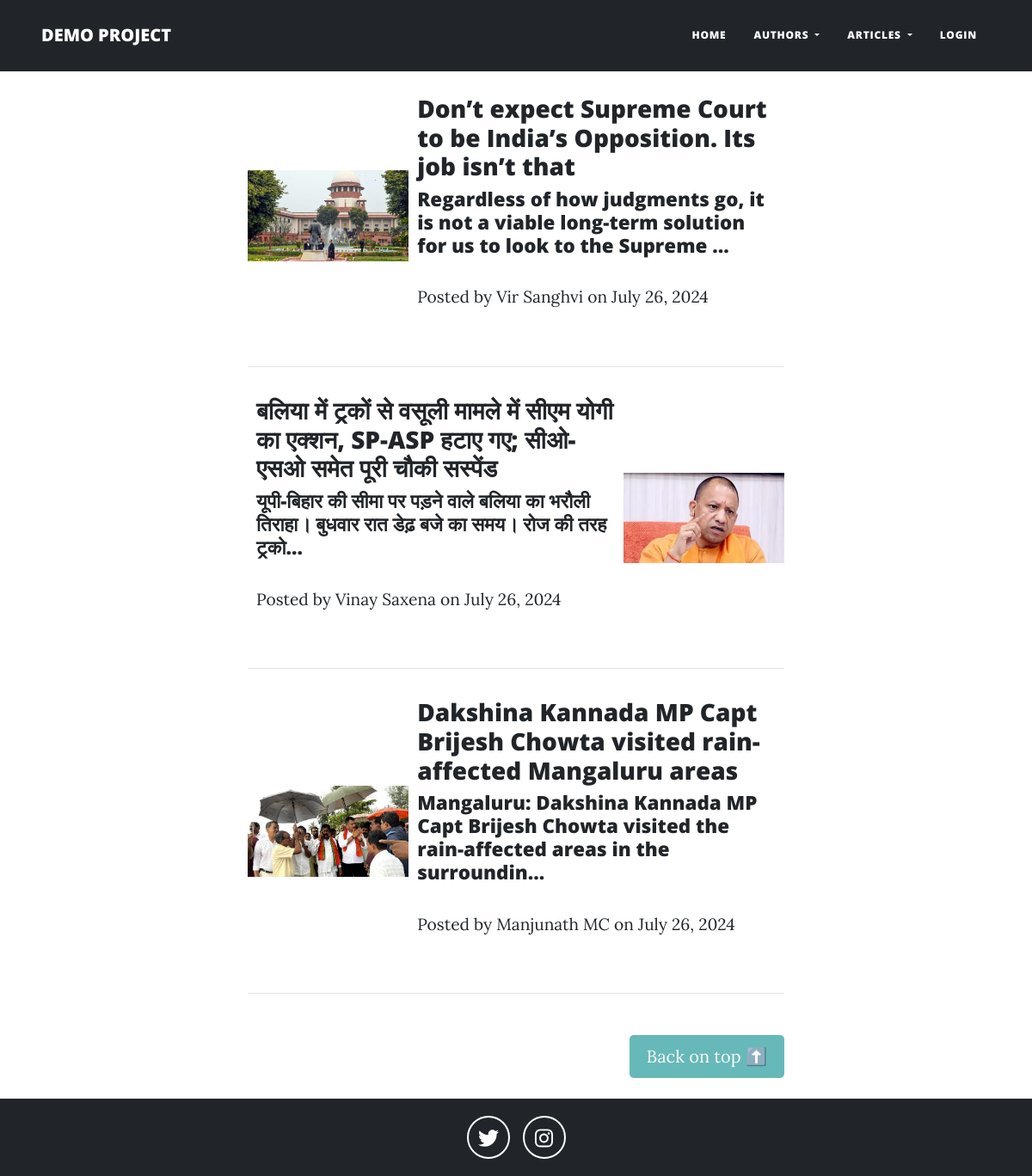
The page / on the database its author committed.
### accounts/models.py (models this page shows, shortened)
class Article(models.Model):
    author_name=models.ForeignKey(Authors,on_delete=models.CASCADE) #ManyToOne,(many articles mapped to one author)
    article_name=models.CharField(max_length=100)
    article_photo=models.ImageField(upload_to='uploads/')
    article_body=models.TextField(max_length=10020)
    published_at=models.DateField(auto_now_add=True)

class Authors(models.Model):
    name=models.CharField(max_length=100,unique=True)
    details=models.TextField(max_length=2002)
    def __str__(self):
        return self.name

### accounts/views.py (the view)
# urls.py: 2. Add a URL to urlpatterns:  path('', views.home, name='home')
def home(request):
    articles = Article.objects.all().order_by('-published_at')
    return render(request, "home.html", {'articles': articles})

### accounts/templates/home.html (shortened to what this page needs)
{% extends 'base.html' %}
{% load static %}
{% block content %}
    <div class="container px-4 px-lg-5">
        <div class="row gx-4 gx-lg-5 justify-content-center">
            <div class="col-md-10 col-lg-8 col-xl-7">
                {% for article in articles %}
                    <div class="post-preview d-flex {% if forloop.counter0|divisibleby:2 %}flex-row{% else %}flex-row-reverse{% endif %}">
                        {% if article.article_photo %}
                            <div class="post-image">
                                <img src="{{ article.article_photo.url }}" alt="{{ article.article_name }}">
                            </div>
                        {% endif %}
                        <div class="post-content">
                            <a href="{% url 'article_detail' article.id %}">
                                <h2 class="post-title">{{ article.article_name }}</h2>
                                <h3 class="post-subtitle">{{ article.article_body|slice:":100" }}...</h3>
                            </a>
                            <p class="post-meta">
                                Posted by {{ article.author_name }} on {{ article.published_at|date:"F j, Y" }}
                            </p>
                        </div>
                    </div>
                    <hr class="my-4" />
                {% endfor %}
                <div class="d-flex justify-content-end mb-4">
                    <a href="#" style="background-color: rgb(103, 185, 185); color: white; padding: 10px 20px; text-decoration: none; border-radius: 5px;">Back on top ⬆️</a>
                </div>
            </div>
        </div>
    </div>
{% endblock %}

### accounts/templates/base.html (shortened to what this page needs)
{% load static %}
<!DOCTYPE html>
<html lang="en">
<head>
    <link href="{% static 'css/styles.css' %}" rel="stylesheet" />
</head>
<body>
    <nav class="navbar navbar-expand-sm bg-dark navbar-dark" id="mainNav">
        <div class="container px-4 px-lg-5">
            <a class="navbar-brand" href="{% url 'home' %}">DEMO PROJECT</a>
            <div class="collapse navbar-collapse" id="navbarResponsive">
                <ul class="navbar-nav ms-auto py-4 py-lg-0">
                    <li class="nav-item"><a class="nav-link px-lg-3 py-3 py-lg-4" href="{% url 'home' %}">Home</a></li>
                    <li class="nav-item dropdown">
                        <a class="nav-link dropdown-toggle px-lg-3 py-3 py-lg-4" href="#" id="navbarDropdown" role="button" data-bs-toggle="dropdown" aria-expanded="false">
                          Authors
                        </a>
                    </li>
                    <li class="nav-item dropdown">
                        <a class="nav-link dropdown-toggle px-lg-3 py-3 py-lg-4" href="#" id="navbarDropdown" role="button" data-bs-toggle="dropdown" aria-expanded="false">
                          Articles
                        </a>
                    </li>
                    {% if user.is_authenticated %}
                        <li class="nav-item">
                            <a class="nav-link px-lg-3 py-3 py-lg-4" href="{% url 'logout' %}">Logout</a>
                        </li>
                    {% else %}
                        <li class="nav-item">
                            <a class="nav-link px-lg-3 py-3 py-lg-4" href="{% url 'login' %}">Login</a>
                        </li>
                    {% endif %}
                </ul>
            </div>
        </div>
    </nav>
    <div class="content">
        {% block content %}
        {% endblock %}
    </div>
    <footer class="footer bg-dark">
        <div class="container">
            <div class="social-icons">
                <a href="https://twitter.com/thedivsharma" target="_blank">
                    <i class="fab fa-twitter"></i>
                </a>
                <a href="https://instagram.com/thedivsharma" target="_blank">
                    <i class="fab fa-instagram"></i>
                </a>
            </div>
        </div>
    </footer>
</body>
</html>

### accounts/templates/base.html (style rules this page uses)
html, body { height: 100%; margin: 0; }
body { display: flex; flex-direction: column; min-height: 100vh; }
.content { flex: 1; }
.footer { padding: 20px 0; color: white; background-color: #343a40; margin-top: auto; }
.social-icons { display: flex; justify-content: center; gap: 15px; }
.social-icons a { display: inline-block; width: 50px; height: 50px; line-height: 50px; border-radius: 50%; background-color: transparent; border: 2px solid white; color: white; text-align: center; font-size: 24px; transition: background-color 0.3s, color 0.3s; }
.navbar-dark .navbar-nav .nav-link, .navbar-dark .navbar-nav .dropdown-toggle, .navbar-dark .navbar-brand { color: white !important; }

### accounts/templates/home.html (style rules this page uses)
.container { max-width: 1200px; }
.post-preview { margin-bottom: 20px; align-items: center; }
.post-image { flex: 1; max-width: 30%; }
.post-image img { width: 100%; height: auto; max-height: 200px; object-fit: contain; }
.post-content { flex: 2; padding: 10px; }
.post-content a { color: inherit; text-decoration: none; }
.post-title { font-size: 1.75rem; }
.post-subtitle { font-size: 1.4rem; }
h2, h3, p { font-size: 1.2rem; }

### rows shown on the page
Article: article_photo (picture), article_name "Don’t expect Supreme Court to be India’s Opposition. Its job isn’t that", article_body "Regardless of how judgments go, it is not a viable long-term solution for us to look to the Supreme", author_name "Vir Sanghvi", published_at "July 26, 2024"
Article: article_photo (picture), article_name "बल‍िया में ट्रकों से वसूली मामले में सीएम योगी का एक्‍शन, SP-ASP हटाए गए; सीओ-एसओ समेत पूरी चौकी सस्‍पेंड", article_body "यूपी-बिहार की सीमा पर पड़ने वाले बलिया का भरौली तिराहा। बुधवार रात डेढ़ बजे का समय। रोज की तरह ट्रको", author_name "Vinay Saxena", published_at "July 26, 2024"
Article: article_photo (picture), article_name "Dakshina Kannada MP Capt Brijesh Chowta visited rain-affected Mangaluru areas", article_body "Mangaluru: Dakshina Kannada MP Capt Brijesh Chowta visited the rain-affected areas in the surroundin", author_name "Manjunath MC", published_at "July 26, 2024"
